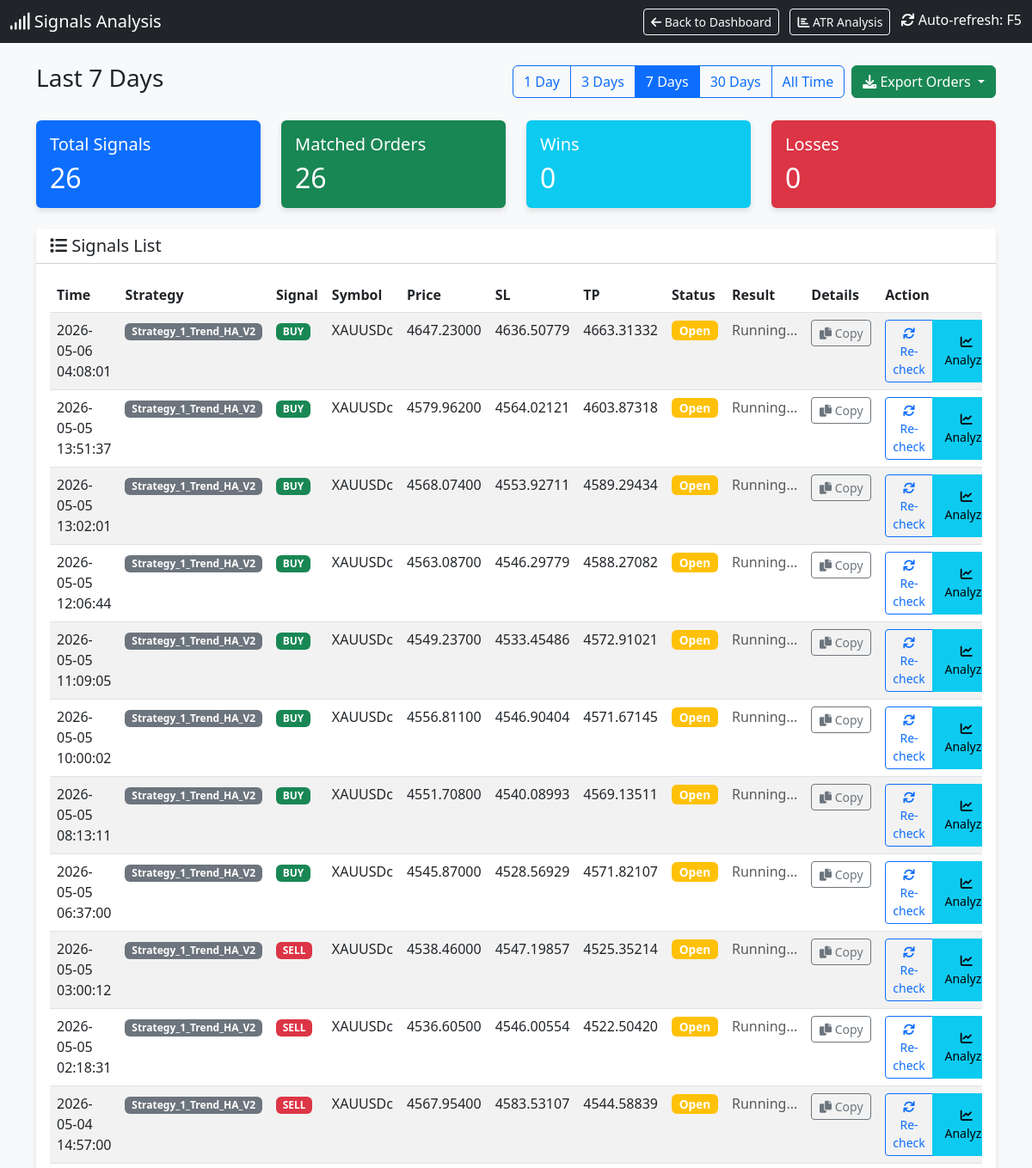
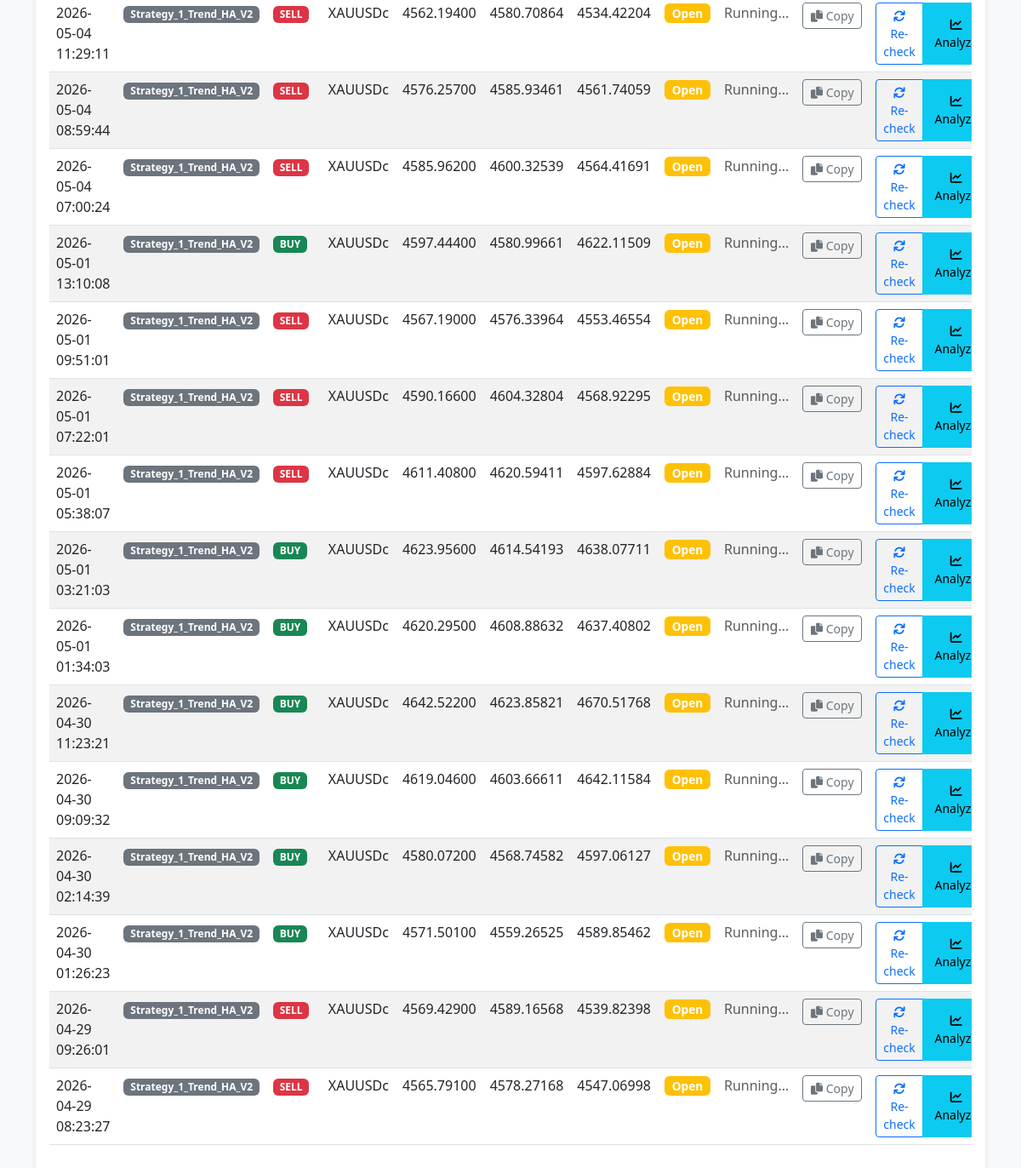
The app's page /signals with its own data (2 pictures, top to bottom).
### tables this page shows
CREATE TABLE signals (
                id INTEGER PRIMARY KEY AUTOINCREMENT,
                timestamp DATETIME DEFAULT CURRENT_TIMESTAMP,
                strategy_name TEXT,
                symbol TEXT,
                signal_type TEXT,
                price REAL,
                sl REAL,
                tp REAL,
                indicators TEXT,
                status TEXT
            , account_id INTEGER DEFAULT 0);

### dashboard.py (the view)
@app.route('/signals')
def signals_page():
    cur = get_db().cursor()
    days_param = request.args.get('days', '7')  # Default 7 days
    if days_param == "all":
        days = 36500
        filter_label = "All Time"
    else:
        try:
            days = int(days_param)
            filter_label = f"Last {days} Days"
        except:
            days = 7
            filter_label = "Last 7 Days"
    cutoff_date = datetime.now() - timedelta(days=days)
    cutoff_str = cutoff_date.strftime("%Y-%m-%d %H:%M:%S")
    cur.execute("SELECT * FROM signals WHERE timestamp >= ? ORDER BY timestamp DESC", (cutoff_str,))
    signals = cur.fetchall()
    signals_with_status = []
    for sig in signals:
        signal_dict = dict(sig)
        try:
            sig_timestamp = sig['timestamp']
            if isinstance(sig_timestamp, str):
                try:
                    sig_time = datetime.strptime(sig_timestamp, '%Y-%m-%d %H:%M:%S')
                except:
                    try:
                        sig_time = datetime.strptime(sig_timestamp, '%Y-%m-%d %H:%M:%S.%f')
                    except:
                        sig_time = datetime.fromisoformat(sig_timestamp.replace('Z', '+00:00'))
            else:
                sig_time = datetime.fromtimestamp(sig_timestamp)
            time_lower = (sig_time - timedelta(seconds=30)).strftime('%Y-%m-%d %H:%M:%S')
            time_upper = (sig_time + timedelta(seconds=30)).strftime('%Y-%m-%d %H:%M:%S')
        except Exception as e:
            time_lower = None
            time_upper = None
        matching_order = None
        if time_lower and time_upper:
            try:
                cur.execute("""
                    SELECT * FROM orders
                    WHERE strategy_name = ?
                    AND symbol = ?
                    AND order_type = ?
                    AND open_time BETWEEN ? AND ?
                    ORDER BY ABS(open_price - ?) ASC
                    LIMIT 1
                """, (sig['strategy_name'], sig['symbol'], sig['signal_type'], time_lower, time_upper, sig['price']))
                matching_order = cur.fetchone()
            except Exception as e:
                pass
        if matching_order:
            signal_dict['order_ticket'] = matching_order['ticket']
            signal_dict['order_profit'] = matching_order['profit']
            signal_dict['order_status'] = 'closed' if matching_order['profit'] is not None else 'open'
            signal_dict['has_order'] = True
        else:
            signal_dict['order_ticket'] = None
            signal_dict['order_profit'] = None
            signal_dict['order_status'] = 'not_found'
            signal_dict['has_order'] = False
        signals_with_status.append(signal_dict)
    total_signals = len(signals_with_status)
    matched_orders = len([s for s in signals_with_status if s['has_order']])
    wins = len([s for s in signals_with_status if s['has_order'] and s['order_profit'] is not None and s['order_profit'] > 0])
    losses = len([s for s in signals_with_status if s['has_order'] and s['order_profit'] is not None and s['order_profit'] < 0])
    cur.execute("SELECT DISTINCT strategy_name FROM orders ORDER BY strategy_name")
    strategies = [row['strategy_name'] for row in cur.fetchall()]
    return render_template('signals.html',
                         signals=signals_with_status,
                         total_signals=total_signals,
                         matched_orders=matched_orders,
                         wins=wins,
                         losses=losses,
                         current_filter=days_param,
                         filter_label=filter_label,
                         strategies=strategies)

### dashboard.py (called while the page is built)
def get_db():
    db = getattr(g, '_database', None)
    if db is None:
        db = g._database = sqlite3.connect(DB_PATH)
        db.row_factory = sqlite3.Row
    return db

@app.teardown_appcontext
def close_connection(exception):
    db = getattr(g, '_database', None)
    if db is not None:
        db.close()

### templates/signals.html (shortened to what this page needs)
<!DOCTYPE html>
<html lang="en">
<head>
    <link href="https://cdn.jsdelivr.net/npm/bootstrap@5.3.0/dist/css/bootstrap.min.css" rel="stylesheet">
    <link href="https://cdnjs.cloudflare.com/ajax/libs/font-awesome/6.0.0/css/all.min.css" rel="stylesheet">
</head>
<body>
    <nav class="navbar navbar-dark bg-dark mb-4">
        <div class="container-fluid">
            <span class="navbar-brand mb-0 h1"><i class="fas fa-signal"></i> Signals Analysis</span>
            <div>
                <a href="/" class="btn btn-outline-light btn-sm me-2">
                    <i class="fas fa-arrow-left"></i> Back to Dashboard
                </a>
                <a href="/atr_analysis" class="btn btn-outline-light btn-sm me-2">
                    <i class="fas fa-chart-bar"></i> ATR Analysis
                </a>
                <span class="text-white"><i class="fas fa-sync"></i> Auto-refresh: F5</span>
            </div>
        </div>
    </nav>
    <div class="container mb-4">
        <div class="d-flex justify-content-between align-items-center">
            <h3>{{ filter_label }}</h3>
            <div class="d-flex gap-2">
                <div class="btn-group" role="group">
                    <a href="/signals?days=1" class="btn btn-outline-primary {% if current_filter == '1' %}active{% endif %}">1 Day</a>
                    <a href="/signals?days=3" class="btn btn-outline-primary {% if current_filter == '3' %}active{% endif %}">3 Days</a>
                    <a href="/signals?days=7" class="btn btn-outline-primary {% if current_filter == '7' %}active{% endif %}">7 Days</a>
                    <a href="/signals?days=30" class="btn btn-outline-primary {% if current_filter == '30' %}active{% endif %}">30 Days</a>
                    <a href="/signals?days=all" class="btn btn-outline-primary {% if current_filter == 'all' %}active{% endif %}">All Time</a>
                </div>
                <div class="btn-group" role="group">
                    <button type="button" class="btn btn-success dropdown-toggle" data-bs-toggle="dropdown" aria-expanded="false" title="Export orders to CSV">
                        <i class="fas fa-download"></i> Export Orders
                    </button>
                </div>
            </div>
        </div>
    </div>
    <div class="container">
        <div class="row mb-4">
            <div class="col-md-3">
                <div class="card bg-primary text-white">
                    <div class="card-body">
                        <h5 class="card-title">Total Signals</h5>
                        <h2 class="card-text">{{ total_signals }}</h2>
                    </div>
                </div>
            </div>
            <div class="col-md-3">
                <div class="card bg-success text-white">
                    <div class="card-body">
                        <h5 class="card-title">Matched Orders</h5>
                        <h2 class="card-text">{{ matched_orders }}</h2>
                    </div>
                </div>
            </div>
            <div class="col-md-3">
                <div class="card bg-info text-white">
                    <div class="card-body">
                        <h5 class="card-title">Wins</h5>
                        <h2 class="card-text">{{ wins }}</h2>
                    </div>
                </div>
            </div>
            <div class="col-md-3">
                <div class="card bg-danger text-white">
                    <div class="card-body">
                        <h5 class="card-title">Losses</h5>
                        <h2 class="card-text">{{ losses }}</h2>
                    </div>
                </div>
            </div>
        </div>
        <div class="card">
            <div class="card-header bg-white">
                <h5 class="mb-0"><i class="fas fa-list"></i> Signals List</h5>
            </div>
            <div class="card-body">
                <div class="table-responsive">
                    <table class="table table-hover table-striped">
                        <thead>
                            <tr>
                                <th>Time</th>
                                <th>Strategy</th>
                                <th>Signal</th>
                                <th>Symbol</th>
                                <th>Price</th>
                                <th>SL</th>
                                <th>TP</th>
                                <th>Status</th>
                                <th>Result</th>
                                <th>Details</th>
                                <th>Action</th>
                            </tr>
                        </thead>
                        <tbody>
                            {% for sig in signals %}
                            <tr class="signal-row" id="signal-row-{{ sig.id }}">
                                <td>{{ sig.timestamp }}</td>
                                <td><span class="badge bg-secondary">{{ sig.strategy_name }}</span></td>
                                <td>
                                    {% if sig.signal_type == 'BUY' %}
                                    <span class="badge badge-buy">BUY</span>
                                    {% else %}
                                    <span class="badge badge-sell">SELL</span>
                                    {% endif %}
                                </td>
                                <td>{{ sig.symbol }}</td>
                                <td>{{ "%.5f"|format(sig.price) }}</td>
                                <td>{{ "%.5f"|format(sig.sl) if sig.sl else '-' }}</td>
                                <td>{{ "%.5f"|format(sig.tp) if sig.tp else '-' }}</td>
                                <td id="status-{{ sig.id }}">
                                    {% if sig.has_order %}
                                        {% if sig.order_status == 'closed' %}
                                            <span class="badge bg-dark status-badge">Closed</span>
                                        {% else %}
                                            <span class="badge bg-warning status-badge">Open</span>
                                        {% endif %}
                                    {% else %}
                                        <span class="badge bg-secondary status-badge">Not Found</span>
                                    {% endif %}
                                </td>
                                <td id="result-{{ sig.id }}">
                                    {% if sig.has_order and sig.order_profit is not none %}
                                        <span class="{% if sig.order_profit >= 0 %}profit-pos{% else %}profit-neg{% endif %}">
                                            ${{ "%.2f"|format(sig.order_profit) }}
                                        </span>
                                        <br>
                                        <small class="text-muted">Ticket: {{ sig.order_ticket }}</small>
                                    {% elif sig.has_order %}
                                        <span class="text-muted">Running...</span>
                                    {% else %}
                                        <span class="text-muted">-</span>
                                    {% endif %}
                                </td>
                                <td id="details-{{ sig.id }}">
                                    <button class="btn btn-sm btn-outline-secondary copy-details-btn"
                                            data-signal-id="{{ sig.id }}"
                                            data-signal-data='{{ sig|tojson }}'
                                            title="Copy signal details">
                                        <i class="fas fa-copy"></i> Copy
                                    </button>
                                </td>
                                <td id="action-{{ sig.id }}">
                                    <div class="btn-group" role="group">
                                        {% if not sig.has_order %}
                                            <button class="btn btn-sm btn-primary check-mt5-btn" data-signal-id="{{ sig.id }}">
                                                <i class="fas fa-search"></i> Check MT5
                                            </button>
                                        {% else %}
                                            <button class="btn btn-sm btn-outline-primary check-mt5-btn" data-signal-id="{{ sig.id }}">
                                                <i class="fas fa-sync"></i> Re-check
                                            </button>
                                        {% endif %}
                                        <button class="btn btn-sm btn-info analyze-signal-btn" data-signal-id="{{ sig.id }}" title="Analyze signal">
                                            <i class="fas fa-chart-line"></i> Analyze
                                        </button>
                                    </div>
                                </td>
                            </tr>
                            {% endfor %}
                        </tbody>
                    </table>
                </div>
            </div>
        </div>
    </div>
</body>
</html>

### templates/signals.html (style rules this page uses)
body { background-color: #f8f9fa; }
.card { box-shadow: 0 4px 6px rgba(0, 0, 0, 0.1); border: none; }
.badge-buy { background-color: #198754; }
.badge-sell { background-color: #dc3545; }
.status-badge { font-size: 0.85em; padding: 0.35em 0.65em; }
.signal-row { transition: background-color 0.2s; }
.copy-details-btn { min-width: 70px; }
.analyze-signal-btn { min-width: 80px; }

### records on screen
signals: timestamp "2026-05-06 04:08:01", strategy_name "Strategy_1_Trend_HA_V2", symbol "XAUUSDc", price "4647.23000", sl "4636.50779", tp "4663.31332"
signals: timestamp "2026-05-05 13:51:37", strategy_name "Strategy_1_Trend_HA_V2", symbol "XAUUSDc", price "4579.96200", sl "4564.02121", tp "4603.87318"
signals: timestamp "2026-05-05 13:02:01", strategy_name "Strategy_1_Trend_HA_V2", symbol "XAUUSDc", price "4568.07400", sl "4553.92711", tp "4589.29434"
signals: timestamp "2026-05-05 12:06:44", strategy_name "Strategy_1_Trend_HA_V2", symbol "XAUUSDc", price "4563.08700", sl "4546.29779", tp "4588.27082"
signals: timestamp "2026-05-05 11:09:05", strategy_name "Strategy_1_Trend_HA_V2", symbol "XAUUSDc", price "4549.23700", sl "4533.45486", tp "4572.91021"
signals: timestamp "2026-05-05 10:00:02", strategy_name "Strategy_1_Trend_HA_V2", symbol "XAUUSDc", price "4556.81100", sl "4546.90404", tp "4571.67145"
signals: timestamp "2026-05-05 08:13:11", strategy_name "Strategy_1_Trend_HA_V2", symbol "XAUUSDc", price "4551.70800", sl "4540.08993", tp "4569.13511"
signals: timestamp "2026-05-05 06:37:00", strategy_name "Strategy_1_Trend_HA_V2", symbol "XAUUSDc", price "4545.87000", sl "4528.56929", tp "4571.82107"
signals: timestamp "2026-05-05 03:00:12", strategy_name "Strategy_1_Trend_HA_V2", symbol "XAUUSDc", price "4538.46000", sl "4547.19857", tp "4525.35214"
signals: timestamp "2026-05-05 02:18:31", strategy_name "Strategy_1_Trend_HA_V2", symbol "XAUUSDc", price "4536.60500", sl "4546.00554", tp "4522.50420"
signals: timestamp "2026-05-04 14:57:00", strategy_name "Strategy_1_Trend_HA_V2", symbol "XAUUSDc", price "4567.95400", sl "4583.53107", tp "4544.58839"
signals: timestamp "2026-05-04 11:29:11", strategy_name "Strategy_1_Trend_HA_V2", symbol "XAUUSDc", price "4562.19400", sl "4580.70864", tp "4534.42204"
signals: timestamp "2026-05-04 08:59:44", strategy_name "Strategy_1_Trend_HA_V2", symbol "XAUUSDc", price "4576.25700", sl "4585.93461", tp "4561.74059"
signals: timestamp "2026-05-04 07:00:24", strategy_name "Strategy_1_Trend_HA_V2", symbol "XAUUSDc", price "4585.96200", sl "4600.32539", tp "4564.41691"
signals: timestamp "2026-05-01 13:10:08", strategy_name "Strategy_1_Trend_HA_V2", symbol "XAUUSDc", price "4597.44400", sl "4580.99661", tp "4622.11509"
signals: timestamp "2026-05-01 09:51:01", strategy_name "Strategy_1_Trend_HA_V2", symbol "XAUUSDc", price "4567.19000", sl "4576.33964", tp "4553.46554"
signals: timestamp "2026-05-01 07:22:01", strategy_name "Strategy_1_Trend_HA_V2", symbol "XAUUSDc", price "4590.16600", sl "4604.32804", tp "4568.92295"
signals: timestamp "2026-05-01 05:38:07", strategy_name "Strategy_1_Trend_HA_V2", symbol "XAUUSDc", price "4611.40800", sl "4620.59411", tp "4597.62884"
signals: timestamp "2026-05-01 03:21:03", strategy_name "Strategy_1_Trend_HA_V2", symbol "XAUUSDc", price "4623.95600", sl "4614.54193", tp "4638.07711"
signals: timestamp "2026-05-01 01:34:03", strategy_name "Strategy_1_Trend_HA_V2", symbol "XAUUSDc", price "4620.29500", sl "4608.88632", tp "4637.40802"
signals: timestamp "2026-04-30 11:23:21", strategy_name "Strategy_1_Trend_HA_V2", symbol "XAUUSDc", price "4642.52200", sl "4623.85821", tp "4670.51768"
signals: timestamp "2026-04-30 09:09:32", strategy_name "Strategy_1_Trend_HA_V2", symbol "XAUUSDc", price "4619.04600", sl "4603.66611", tp "4642.11584"
signals: timestamp "2026-04-30 02:14:39", strategy_name "Strategy_1_Trend_HA_V2", symbol "XAUUSDc", price "4580.07200", sl "4568.74582", tp "4597.06127"
signals: timestamp "2026-04-30 01:26:23", strategy_name "Strategy_1_Trend_HA_V2", symbol "XAUUSDc", price "4571.50100", sl "4559.26525", tp "4589.85462"
signals: timestamp "2026-04-29 09:26:01", strategy_name "Strategy_1_Trend_HA_V2", symbol "XAUUSDc", price "4569.42900", sl "4589.16568", tp "4539.82398"
signals: timestamp "2026-04-29 08:23:27", strategy_name "Strategy_1_Trend_HA_V2", symbol "XAUUSDc", price "4565.79100", sl "4578.27168", tp "4547.06998"

### other values on screen
{{ filter_label }} "Last 7 Days"
{{ total_signals }} "26"
{{ matched_orders }} "26"
{{ wins }} "0"
{{ losses }} "0"
